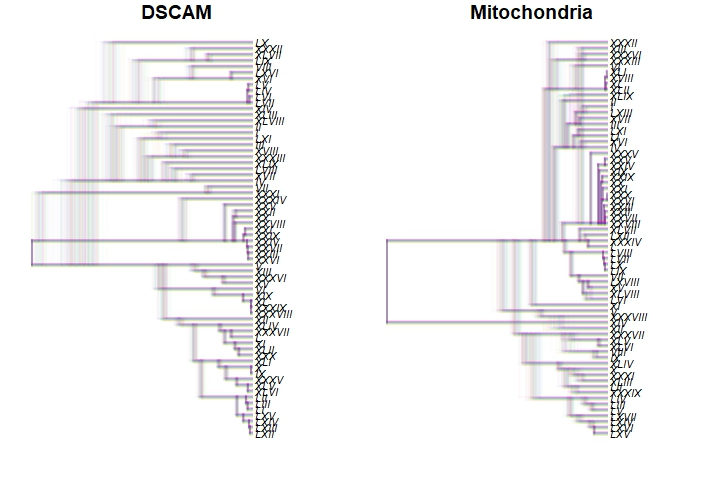

This chart was generated by the following R code:
library(phytools)

#Functions available for densityTree
?densityTree
setwd("c:/Users/remin/Desktop/School/Programs/BEAST.v.2.7.6/DSCAM/dscamrun2")
setwd("c:/Users/remin/Desktop/School/Programs/BEAST.v.2.7.6/DSCAM/mitochondria")
#These are density trees
d1trees<-read.nexus("rem2_4-29-24-10-25_mafft_miss-rem.trees")
mitotrees<-read.nexus("mito-5-2.trees")
#try density tree function. 
#densityTree(mitotrees)
#root the tree on octopus 
# newmito<-root(mitotrees, "Octopus_sinensis") This is for PCDH files
#make a subset of trees, because it's a large file

random.trees<-sample(d1trees,size=100)
random.trees01<-sample(mitotrees,size=100)

# writing out the random trees from the original trees files in order to make a density tree
setwd("c:/Users/remin/Desktop/School/Programs/BEAST.v.2.7.6/DSCAM/densitytree")
#write.tree(random.trees, file = "dscam.tree")
#write.tree(random.trees01, file = "mito.tree")
dscam<-read.tree("dscam.tree")
mito<-read.tree("mito.tree")

# We use the written out tree files because they ladderize better 
# than the other sampled trees
layout(matrix(1:2, 1, 2), widths = c(3, 3))
densityTree(dscam,use.gradient=TRUE, alpha=0.01, fix.depth=TRUE, 
            compute.consesus=FALSE, show.axis=FALSE,fsize=0.7)
title(main = "DSCAM")
#dscamplot <- recordPlot()

densityTree(mito, use.gradient=TRUE, alpha=0.01, fix.depth=TRUE, 
            compute.consesus=FALSE, show.axis=FALSE,fsize=0.7)
title(main = "Mitochondria")
#mitoplot <- recordPlot()
